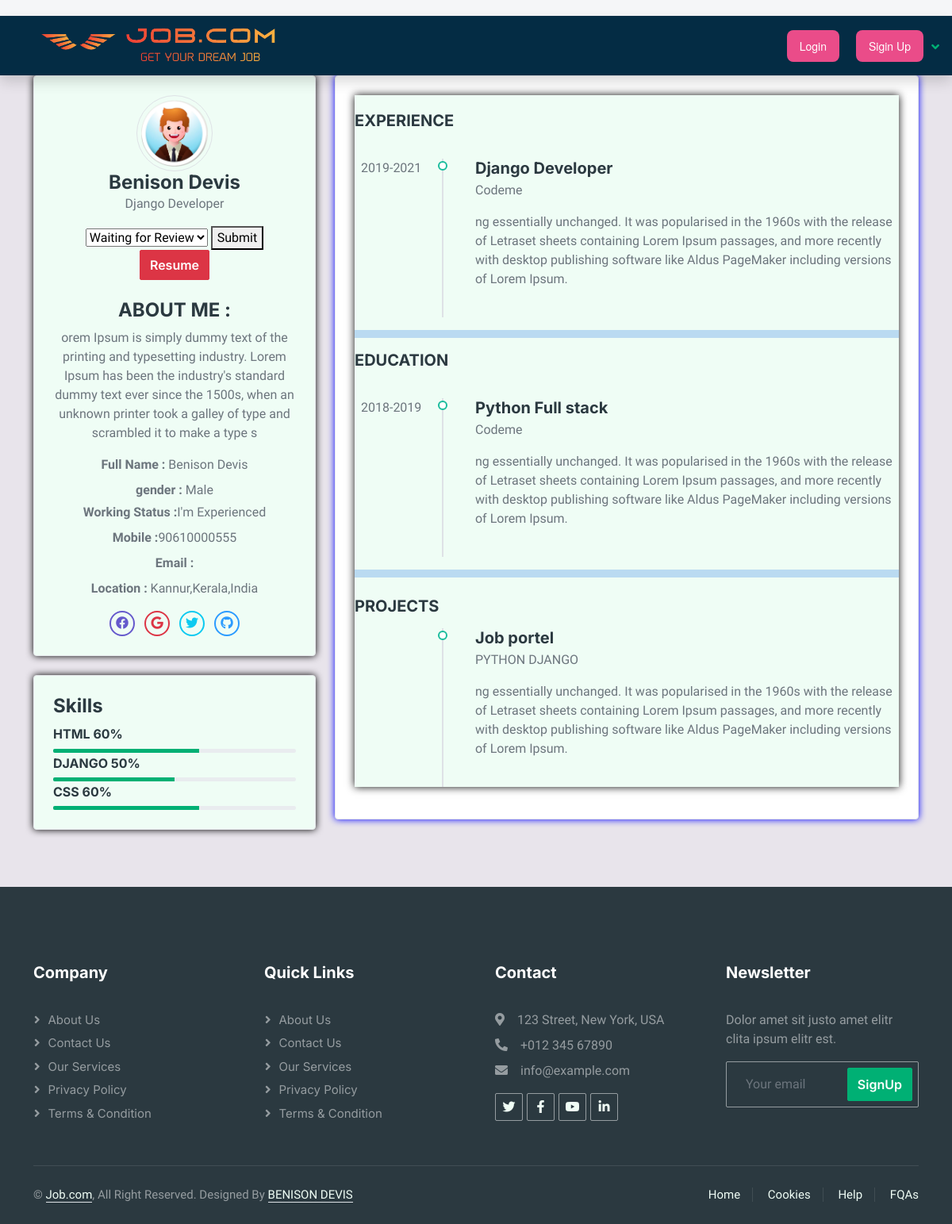
Page /company/applied/48/user/ on the committed database.
### employee/models.py (models this page shows)
class ApplyJob(models.Model):
    sel = (
        ("Waiting for Review", "Waiting for Review"),
        ("Your Selected", "Your Selected"),
        ("Rejected", "Rejected"),
    )
    apply_status = models.BooleanField(default=True)
    rel_profile = models.ForeignKey(
        Employee, on_delete=models.CASCADE, null=True, blank=True
    )
    rel_post = models.ForeignKey(
        JobPost, on_delete=models.CASCADE, null=True, blank=True
    )
    rel_empl_post = models.ForeignKey(
        ProfileEdit, on_delete=models.CASCADE, null=True, blank=True
    )
    selected = models.CharField(
        max_length=30, choices=sel, default="Waiting for Review"
    )

class ProfileEdit(models.Model):
    worksts = (("frsh", "I'm Fresher"), ("exp", "I'm Experienced"))
    gender = (("M", "Male"), ("F", "Female"), ("O", "Outher"))
    profile_title = models.CharField(max_length=50,null=True, blank=True)
    bio = models.TextField(null=True, blank=True)
    profile_img = models.ImageField(upload_to="profile.image/", null=True, blank=True,default='static\img\pro.png')
    resume = models.FileField(upload_to="resume/", null=True, blank=True)
    location = models.CharField(max_length=50,null=True, blank=True)
    mobile_no = models.CharField(max_length=12,null=True, blank=True)
    working_sts = models.CharField(max_length=50, choices=worksts,null=True, blank=True)
    gender = models.CharField(max_length=50, choices=gender,null=True, blank=True)
    rel_profile = models.OneToOneField(
        Employee, on_delete=models.CASCADE, null=True, blank=True
    )

class AddSkill(models.Model):
    skill = models.CharField(max_length=50)
    percentage = models.IntegerField()
    rel_skill = models.ForeignKey(
        Employee, on_delete=models.CASCADE, null=True, blank=True
    )

class AddExperience(models.Model):
    job_role = models.CharField(max_length=50)
    date = models.CharField(max_length=10)
    company_name = models.CharField(max_length=50)
    job_dicription = models.TextField(null=True, blank=True)
    rel_experience = models.ForeignKey(
        Employee, on_delete=models.CASCADE, null=True, blank=True
    )

class AddEducations(models.Model):
    school = models.CharField(max_length=50)
    qualification = models.CharField(max_length=50)
    date = models.CharField(max_length=10)
    shor_dicription = models.TextField(null=True, blank=True)
    rel_education = models.ForeignKey(
        Employee, on_delete=models.CASCADE, null=True, blank=True
    )

class AddProject(models.Model):
    pro_name = models.CharField(max_length=50)
    domine = models.CharField(max_length=50)
    shor_dicription = models.TextField(null=True, blank=True)
    rel_project = models.ForeignKey(
        Employee, on_delete=models.CASCADE, null=True, blank=True
    )

### account/models.py (models this page shows, shortened)
class Account(AbstractUser):
    class Role(models.TextChoices):
        ADMIN = "ADMIN", "Admin"
        USER = "USER", "User"
        COMPANY = "COMPANY", "Company"
    base_role = Role.ADMIN
    role = models.CharField(max_length=50, choices=Role.choices)

### company/views.py (the view)
# urls.py: path( "company/applied/<int:id>/user/", applied_employee_profile, name="applied_employee_profile"),
def applied_employee_profile(request, id):
    apl = ApplyJob.objects.get(id=id)
    if request.method == "POST":
        sel = request.POST.get("select")
        apl.selected = sel
        apl.save()
        return redirect("applied_employee_profile", apl.id)
    context = {
        "apl": apl,
        "exp": apl.rel_profile.addexperience_set.all(),
        "skl": apl.rel_profile.addskill_set.all(),
        "edu": apl.rel_profile.addeducations_set.all(),
        "pro": apl.rel_profile.addproject_set.all(),
    }
    print("profile")
    return render(request, "company/applied_user_profile.html", context)

### templates/company/applied_user_profile.html (shortened to what this page needs)
{% extends 'base.html' %}
{% block content %}
{% load static %}
<div class="container">
<div class="row">
    <div class="col-lg-4 col-xl-4">
        <div class="card-box text-center bg-light " style="box-shadow: 0px 0px 10px black ;">
            <img src="{{ apl.rel_empl_post.profile_img.url }}" class="rounded-circle avatar-xl img-thumbnail" alt="profile-image">
            <h4 class="mb-0">{{ apl.rel_profile.first_name }} {{ apl.rel_profile.last_name }}</h4>
            <p class="text-muted">{{ apl.rel_empl_post.profile_title }}</p>
            <form method="post">
                <select name="select" id="">
                  <option value="">{{ apl.selected }}</option>
                </select>
                <button>Submit</button>
              </form>
            <a href="{% url 'resume_view' apl.id %}"><button type="button" class="btn btn-danger btn-xs waves-effect mb-2 waves-light">Resume</button></a>
            <div class="text-left mt-3">
                <h4 class="font-13 text-uppercase">About Me :</h4>
                <p class="text-muted font-13 mb-3">
                    {{ apl.rel_empl_post.bio }}
                </p>
                <p class="text-muted mb-2 font-13"><strong>Full Name :</strong> <span class="ml-2">{{ apl.rel_profile.first_name }} {{ apl.rel_profile.last_name }}</span></p>
                <p class="text-muted mb-1 font-13"><strong>gender :</strong> <span class="ml-2">{{ apl.rel_empl_post.gender }}</span></p>
                <p class="text-muted mb-2 font-13"><strong>Working Status :</strong><span class="ml-2">{{ apl.rel_empl_post.working_sts }}</span></p>
                <p class="text-muted mb-2 font-13"><strong>Mobile :</strong><span class="ml-2">{{ apl.rel_empl_post.mobile_no }}</span></p>
                <p class="text-muted mb-2 font-13"><strong>Email :</strong> </p>
                <p class="text-muted mb-1 font-13"><strong>Location :</strong> <span class="ml-2">{{ apl.rel_empl_post.location }}</span></p>
            </div>
            <ul class="social-list list-inline mt-3 mb-0">
                <li class="list-inline-item">
                    <a href="javascript: void(0);" class="social-list-item border-purple text-purple"><i class="fab fa-facebook"></i></a>
                </li>
                <li class="list-inline-item">
                    <a href="javascript: void(0);" class="social-list-item border-danger text-danger"><i class="fab fa-google"></i></a>
                </li>
                <li class="list-inline-item">
                    <a href="javascript: void(0);" class="social-list-item border-info text-info"><i class="fab fa-twitter"></i></a>
                </li>
                <li class="list-inline-item">
                    <a href="javascript: void(0);" class="social-list-item border-secondary text-secondary"><i class="fab fa-github"></i></a>
                </li>
            </ul>
        </div>
        <div class="card-box bg-light " style="box-shadow: 0px 0px 10px black ;">
            <h4 class="header-title">Skills</h4>
            {% for addskl in skl %}
                <div class="pt-1">
                    <h6 class="text-uppercase mt-0">{{addskl.skill}} <span class="float-right">{{addskl.percentage}}%</span></h6>
                    <div class="progress progress-sm m-0">
                        <div class="progress-bar bg-purple" role="progressbar" aria-valuenow="{{addskl.percentage}}" aria-valuemin="0" aria-valuemax="100" style="width: {{addskl.percentage}}%">
                        </div>
                    </div>
                </div>
            {% endfor %}
        </div>
    </div>
    <div class="col-lg-8 col-xl-8">
        <div class="card-box" style="box-shadow: 0px 0px 10px blue;">
            <div class="tab-content bg-light" style="box-shadow: 0px 0px 10px rgb(13, 13, 13);">
                <div class="tab-pane show active" id="about-me">
                    <h5 class="mb-4 text-uppercase">Experience</h5>
                    <ul class="list-unstyled timeline-sm">
                        {% for addexp in exp %}
                            <li class="timeline-sm-item">
                                <span class="timeline-sm-date">{{ addexp.date }}</span>
                                <h5 class="mt-0 mb-1">{{ addexp.job_role }}</h5>
                                <p>{{ addexp.company_name }}</p>
                                <p class="text-muted mt-2">{{ addexp.job_dicription }}</p>
                            </li>
                        {% endfor %}
                    </ul>
                    <hr style="border-top: 10px solid #2174e8;">
                    <h5 class="mb-4 text-uppercase">
                        Education</h5>
                    <ul class="list-unstyled timeline-sm">
                        {% for addedu in edu %}
                            <li class="timeline-sm-item">
                                <span class="timeline-sm-date">{{ addedu.date }}</span>
                                <h5 class="mt-0 mb-1">{{ addedu.qualification }}</h5>
                                <p>{{ addedu.school }}</p>
                                <p class="text-muted mt-2">{{ addedu.shor_dicription }}</p>
                            </li>
                        {% endfor %}
                    </ul>
                    <hr style="border-top: 10px solid #2174e8;">
                    <h5 class="mb-3 mt-4 text-uppercase">
                        Projects
                    </h5>
                    <ul class="list-unstyled timeline-sm">
                        {% if not pro %}
                            <li class="timeline-sm-item">
                                <span class="timeline-sm-date">No.</span>
                                <h5 class="mt-0 mb-1">Project Name</h5>
                                <p>Domine</p>
                                <p class="text-muted mt-2">short Discription for your project
                                </p>
                            </li>
                        {% else %}
                        {% for addpro in pro %}
                            <li class="timeline-sm-item">
                                <h5 class="mt-0 mb-1">{{ addpro.pro_name }}</h5>
                                <p>{{ addpro.domine }}</p>
                                <p class="text-muted mt-2">{{ addpro.shor_dicription }}</p>
                            </li>
                        {% endfor %}
                        {% endif %}
                    </ul>
                </div>
            </div>
        </div>
    </div>
</div>
</div>
{% endblock content %}

### static/css/style.css (style rules this page uses)
:root { --primary: #f61d98; --secondary: #2B9BFF; --light: #EFFDF5; --dark: #2B3940; --danger:#9fd1eb; }
.btn { font-family: 'Inter', sans-serif; font-weight: 600; transition: .5s; }

### templates/company/applied_user_profile.html (style rules this page uses)
body { color: #6c757d; background-color: #f5f6f8; margin-top:20px; }
.card-box { background-color: #fff; background-clip: border-box; border: 1px solid #e7eaed; padding: 1.5rem; margin-bottom: 24px; border-radius: .25rem; }
.avatar-xl { height: 6rem; width: 6rem; }
.rounded-circle { border-radius: 50%!important; }
.mb-4, .my-4 { margin-bottom: 2.25rem!important; }
.tab-content { padding: 20px 0 0 0; }
.progress-sm { height: 5px; }
.m-0 { margin: 0!important; }
.social-list-item { height: 2rem; width: 2rem; line-height: calc(2rem - 4px); display: block; border: 2px solid #adb5bd; border-radius: 50%; color: #adb5bd; }
.text-purple { color: #6559cc!important; }
.border-purple { border-color: #6559cc!important; }
.timeline-sm { padding-left: 110px; }
.timeline-sm .timeline-sm-item { position: relative; padding-bottom: 20px; padding-left: 40px; border-left: 2px solid #dee2e6; }
.timeline-sm .timeline-sm-item:after { content: ""; display: block; position: absolute; top: 3px; left: -7px; width: 12px; height: 12px; border-radius: 50%; background: #fff; border: 2px solid #1abc9c; }
.timeline-sm .timeline-sm-item .timeline-sm-date { position: absolute; left: -104px; }

### rows in the picture
ApplyJob: rel_empl_post.profile_img (picture), rel_profile.first_name "Benison", rel_profile.last_name "Devis", rel_empl_post.profile_title "Django Developer", select "Waiting for Review", rel_empl_post.bio "orem Ipsum is simply dummy text of the printing and typesetting industry. Lorem Ipsum has been the industry's standard dummy text ever since the 1500s, when an unknown printer took a galley of type and scrambled it to make a type s", rel_empl_post.gender "Male", rel_empl_post.working_sts "I'm Experienced", rel_empl_post.mobile_no "90610000555", rel_empl_post.location "Kannur,Kerala,India"
AddSkill: skill "HTML", percentage "60"
AddSkill: skill "DJANGO", percentage "50"
AddSkill: skill "CSS", percentage "60"
AddExperience: date "2019-2021", job_role "Django Developer", company_name "Codeme", job_dicription "ng essentially unchanged. It was popularised in the 1960s with the release of Letraset sheets containing Lorem Ipsum passages, and more recently with desktop publishing software like Aldus PageMaker including versions of Lorem Ipsum."
AddEducations: date "2018-2019", qualification "Python Full stack", school "Codeme", shor_dicription "ng essentially unchanged. It was popularised in the 1960s with the release of Letraset sheets containing Lorem Ipsum passages, and more recently with desktop publishing software like Aldus PageMaker including versions of Lorem Ipsum."
AddProject: pro_name "Job portel", domine "PYTHON DJANGO", shor_dicription "ng essentially unchanged. It was popularised in the 1960s with the release of Letraset sheets containing Lorem Ipsum passages, and more recently with desktop publishing software like Aldus PageMaker including versions of Lorem Ipsum."
